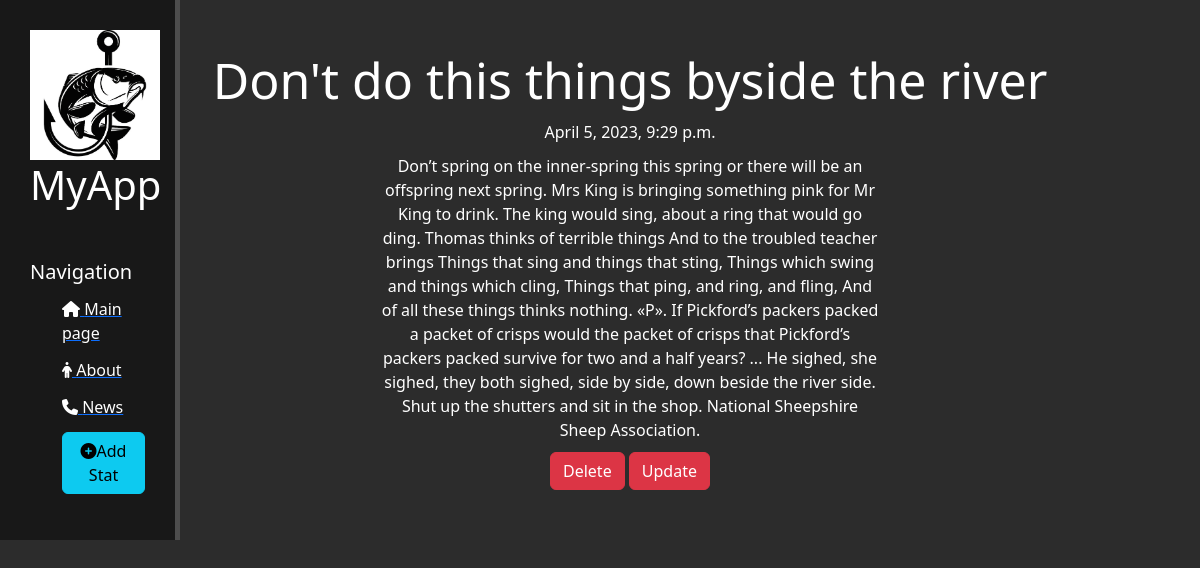
Screenshot of /news/3 with the database file from the repository.
### news/models.py (models this page shows, shortened)
class Articles(models.Model):
    title = models.CharField('Name', max_length=50)
    intro = models.CharField('Intro', max_length=250)
    full_text = models.TextField('Stat')
    date = models.DateTimeField('Data of publication')

### news/views.py (the view)
# urls.py: path('<int:pk>', views.NewsDetailView.as_view(), name='news_detail'),
class NewsDetailView(DetailView):
    model = Articles
    template_name = 'news/details_view.html'
    context_object_name = 'article'

### news/templates/news/details_view.html (shortened to what this page needs)
{% extends 'app/layout.html' %}
{% block content%}
   <div class="features">
     <h1>{{ article.title }}</h1>
     <p>{{ article.date }}</p>
     <p>{{ article.full_text }}</p>
       <a href="{% url 'news-delete' article.id %}" class="btn btn-danger">Delete</a>
       <a href="{% url 'news-update' article.id %}" class="btn btn-danger">Update</a>
   </div>
{% endblock %}

### app/static/app/css/main.css (style rules this page uses)
body { background: #2c2c2c; }
main .features { float: left; color: #fff; margin-top: 50px; text-align: center; width: 75%; }
main .features h1 { font-size: 50px; }
main .features p { max-width: 500px; margin: 10px auto; }

### rows the page displays
Articles: title "Don't do this things byside the river", date "April 5, 2023, 9:29 p.m.", full_text "Don’t spring on the inner-spring this spring or there will be an offspring next spring. Mrs King is bringing something pink for Mr King to drink. The king would sing, about a ring that would go ding. Thomas thinks of terrible things And to the troubled teacher brings Things that sing and things that sting, Things which swing and things which cling, Things that ping, and ring, and fling, And of all these things thinks nothing. «P». If Pickford’s packers packed a packet of crisps would the packet of crisps that Pickford’s packers packed survive for two and a half years? ... He sighed, she sighed, they both sighed, side by side, down beside the river side. Shut up the shutters and sit in the…"
